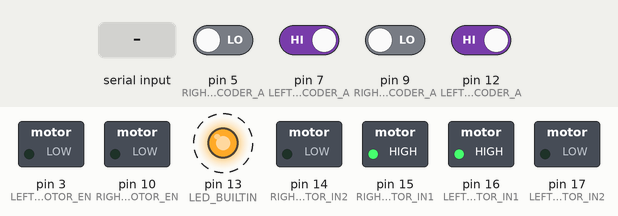
Recording of a sketch running on a simulated Arduino Uno, built with avr-gcc and run on an emulated ATmega328P. Parts: switched loads named in the sketch (green lamp = pin HIGH), output pins drawn as LEDs (lit = HIGH). Dashed ring = blinking. Inputs (shaded band) come from the test bench; at power-on: pin 7 (LEFT_BACK_ENCODER_A), pin 12 (LEFT_ENCODER_A) HIGH, pin 5 (RIGHT_ENCODER_A), pin 9 (RIGHT_BACK_ENCODER_A) LOW. What the sketch prints to the serial monitor is not drawn.

Above: at 1.25 s.
1.3 s: "90,45\n" received over Serial
At 1.45 s:
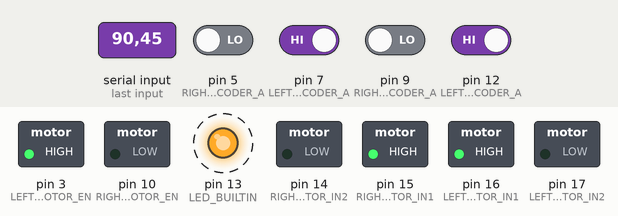
4.3 s: "r,45\n" received over Serial
At 4.45 s:
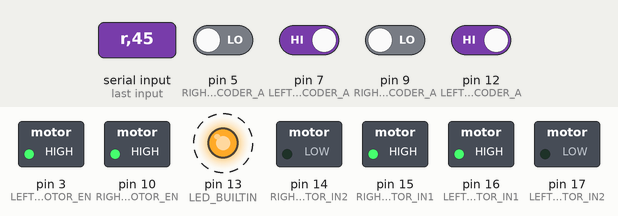
7.3 s: "n90\n" received over Serial
At 7.45 s:
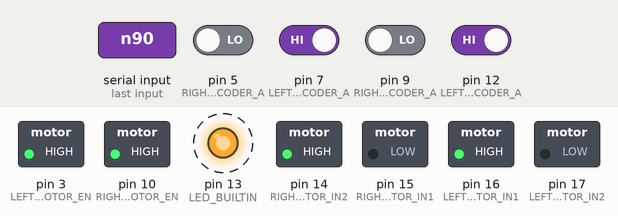
13.3 s: "p90\n" received over Serial
At 13.45 s:
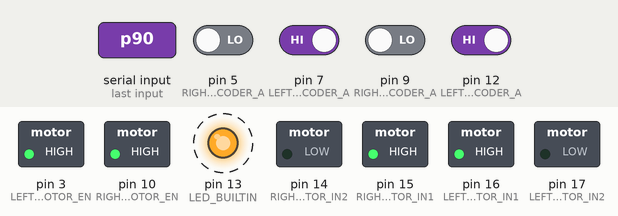
16.3 s: "n,45\n" received over Serial
At 16.45 s:
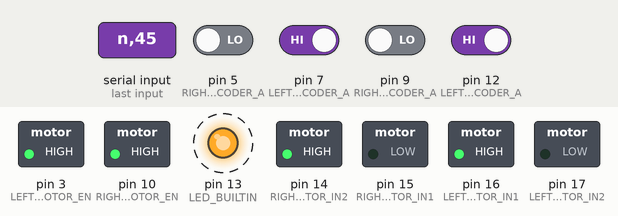
Timing chart, 0 to 20.3 s (numbered marks = the images above; inputs shaded):
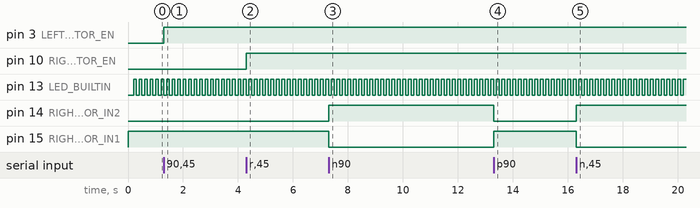

The sketch:

motor_controller.ino
```cpp
#include <PID_v1.h>
#include <EnableInterrupt.h>
#include <math.h>

// Left Motors Pins (Front and Back)
#define LEFT_MOTOR_IN1 16
#define LEFT_MOTOR_IN2 17
#define LEFT_MOTOR_EN  3

#define LEFT_ENCODER_A 12
#define LEFT_ENCODER_B 11

#define LEFT_BACK_ENCODER_A 7
#define LEFT_BACK_ENCODER_B 6

// Right Motors Pins (Front and Back)
#define RIGHT_MOTOR_IN1 15
#define RIGHT_MOTOR_IN2 14
#define RIGHT_MOTOR_EN  10

#define RIGHT_ENCODER_A 5
#define RIGHT_ENCODER_B 4

#define RIGHT_BACK_ENCODER_A 9
#define RIGHT_BACK_ENCODER_B 8

// Pulses per Revolution
#define PPR_LEFT 2033
#define PPR_RIGHT 2060

#define INTERVAL 100
#define DELTA_LEFT 10.0
#define DELTA_RIGHT 10.0

volatile long leftPulses = 0, rightPulses = 0 ;
String leftDirection = "p", rightDirection = "p";

volatile long leftBackPulses = 0, rightBackPulses = 0 ;
String leftBackDirection = "p", rightBackDirection = "p";

bool is_left_motor   = true, is_right_motor   = true;
bool is_left_cmd     = true, is_right_cmd     = true ;
bool is_left_forward = true, is_right_forward = true;

char value[] = "00.00";
uint8_t value_idx = 0;
bool is_cmd_complete = false;

static unsigned long lastTime = 0;
float leftTheta  = (2.0 * PI) / PPR_LEFT;
float rightTheta = (2.0 * PI) / PPR_RIGHT;

int led_on = 1;

// PID Variables
double left_wheel_cmd_vel  = 0.0, right_wheel_cmd_vel  = 0.0 ;
double left_wheel_meas_vel = 0.0, right_wheel_meas_vel = 0.0;
double left_wheel_cmd      = 0.0, right_wheel_cmd      = 0.0;

double left_meas_vel_prev  = 0.0;
double right_meas_vel_prev = 0.0 ;

double left_back_wheel_meas_vel = 0.0, right_back_wheel_meas_vel = 0.0;

// PID Parameters for Forward
double Kp_l_forward = 12.8, Ki_l_forward = 9.5, Kd_l_forward = 0.1;
double Kp_r_forward = 12.8, Ki_r_forward = 9.5, Kd_r_forward = 0.1;

double Kp_l_backward = 8.0, Ki_l_backward = 0.1, Kd_l_backward = 1.0;
double Kp_r_backward = 8.0,  Ki_r_backward = 0.1, Kd_r_backward = 1.0;
//
//double Kp_l_backward = 11.5, Ki_l_backward = 0.0, Kd_l_backward = 0.0;
//double Kp_r_backward = 11.5,  Ki_r_backward = 0.0, Kd_r_backward = 0.0;

PID leftMotor(&left_wheel_meas_vel, &left_wheel_cmd, &left_wheel_cmd_vel, Kp_l_forward, Ki_l_forward, Kd_l_forward, DIRECT);
PID rightMotor(&right_wheel_meas_vel, &right_wheel_cmd, &right_wheel_cmd_vel, Kp_r_forward, Ki_r_forward, Kd_r_forward, DIRECT);


void setup() {
  pinMode(LEFT_MOTOR_IN1, OUTPUT);
  pinMode(LEFT_MOTOR_IN2, OUTPUT);
  pinMode(LEFT_MOTOR_EN, OUTPUT);

  pinMode(RIGHT_MOTOR_IN1, OUTPUT);
  pinMode(RIGHT_MOTOR_IN2, OUTPUT);
  pinMode(RIGHT_MOTOR_EN, OUTPUT);

  pinMode(LEFT_ENCODER_A, INPUT);
  pinMode(LEFT_ENCODER_B, INPUT);

  pinMode(LEFT_BACK_ENCODER_A, INPUT);
  pinMode(LEFT_BACK_ENCODER_B, INPUT);

  pinMode(RIGHT_BACK_ENCODER_A, INPUT);
  pinMode(RIGHT_BACK_ENCODER_B, INPUT);

  digitalWrite(LEFT_MOTOR_IN1, HIGH);
  digitalWrite(LEFT_MOTOR_IN2, LOW);
  digitalWrite(RIGHT_MOTOR_IN1, HIGH);
  digitalWrite(RIGHT_MOTOR_IN2, LOW);

  leftMotor.SetMode(AUTOMATIC);
  rightMotor.SetMode(AUTOMATIC);

  Serial.begin(115200);

  enableInterrupt(LEFT_ENCODER_A, leftEncoderISR, CHANGE);
  enableInterrupt(RIGHT_ENCODER_A, rightEncoderISR, CHANGE);

  enableInterrupt(LEFT_BACK_ENCODER_A, leftBackEncoderISR, CHANGE);
  enableInterrupt(RIGHT_BACK_ENCODER_A, rightBackEncoderISR, CHANGE);

  pinMode(LED_BUILTIN, OUTPUT);

}

// lp08.51,rn08.51,
void loop() {
  if (Serial.available()) {
    char chr = Serial.read();

    if (chr == 'l')
    {
      is_left_motor = true;
      is_right_motor = false;
      is_cmd_complete = false;
      value_idx = 0;
    }
    else if (chr == 'r')
    {
      is_left_motor = false;
      is_right_motor = true;
      is_cmd_complete = false;
      value_idx = 0;
    }
    else if (chr == 'p')
    {
      if (is_left_motor)
      {
        digitalWrite(LEFT_MOTOR_IN1, HIGH);
        digitalWrite(LEFT_MOTOR_IN2, LOW);
        is_left_forward = true;
        updatePIDParams(leftMotor, Kp_l_forward, Ki_l_forward, Kd_l_forward);
//        resetPIDStates(leftMotor);
      }
      else if (is_right_motor)
      {
        digitalWrite(RIGHT_MOTOR_IN1, HIGH);
        digitalWrite(RIGHT_MOTOR_IN2, LOW);
        is_right_forward = true;
         updatePIDParams(rightMotor, Kp_r_forward, Ki_r_forward, Kd_r_forward);
//         resetPIDStates(rightMotor);
      }
    }
    else if (chr == 'n') {
      if (is_left_motor)
      {
        digitalWrite(LEFT_MOTOR_IN1, LOW);
        digitalWrite(LEFT_MOTOR_IN2, HIGH);
        is_left_forward = false;
        updatePIDParams(leftMotor, Kp_l_backward, Ki_l_backward, Kd_l_backward);
//        resetPIDStates(leftMotor);
      }
      else if (is_right_motor)
      {
        digitalWrite(RIGHT_MOTOR_IN1, LOW);
        digitalWrite(RIGHT_MOTOR_IN2, HIGH);
        is_right_forward = false;
        updatePIDParams(rightMotor, Kp_r_backward, Ki_r_backward, Kd_r_backward);
//        resetPIDStates(rightMotor);
      }
    }
    else if (chr == ',') {
      double parsedValue = atof(value);
      if (is_left_motor) left_wheel_cmd_vel = parsedValue;
      else if (is_right_motor) {
        right_wheel_cmd_vel = parsedValue;
        is_cmd_complete = true;
      }
      value_idx = 0;
      value[0] = '0';
      value[1] = '0';
      value[2] = '.';
      value[3] = '0';
      value[4] = '0';
      value[5] = '\0';

    }
    else
    {
      if (value_idx < 5)
      {
      value[value_idx] = chr;
      value_idx++;
      }
    }
  }

  unsigned long currentTime = millis();
  if (currentTime - lastTime >= INTERVAL) {
    left_wheel_meas_vel       = (leftPulses * leftTheta) / (currentTime - lastTime) * 1000;
    left_back_wheel_meas_vel  = (leftBackPulses * leftTheta) / (currentTime - lastTime) * 1000;
    right_wheel_meas_vel      = (rightPulses * rightTheta) / (currentTime - lastTime) * 1000;
    right_back_wheel_meas_vel = (rightBackPulses * rightTheta) / (currentTime - lastTime) * 1000;

    double delta_left  = fabs(left_wheel_meas_vel  - left_meas_vel_prev)  ;
    double delta_right = fabs(right_wheel_meas_vel - right_meas_vel_prev) ;

    if (delta_left > DELTA_LEFT)
    {
      left_wheel_meas_vel = left_meas_vel_prev ;
    }
    if (delta_right > DELTA_RIGHT)
    {
      right_wheel_meas_vel = right_meas_vel_prev ;
    }

    leftMotor.Compute();
    rightMotor.Compute();

    if (left_wheel_cmd_vel == 0 )
    {
      left_wheel_cmd = 0 ;
    }

    if (right_wheel_cmd_vel == 0)
    {
      right_wheel_cmd = 0 ;
    }

//   Serial.print("left front wheel measured vel : ");
//   Serial.println(left_wheel_meas_vel);
//   Serial.print("left back wheel measured vel : ");
//   Serial.println(left_back_wheel_meas_vel);
//   Serial.print("right front wheel measured vel : ");
//   Serial.println(right_wheel_meas_vel);
//   Serial.print("right back wheel measured vel : ");
//   Serial.println(right_back_wheel_meas_vel);

    analogWrite(LEFT_MOTOR_EN, left_wheel_cmd);
    analogWrite(RIGHT_MOTOR_EN, right_wheel_cmd);

    leftPulses = rightPulses = 0;
    leftBackPulses = rightBackPulses = 0 ;
    lastTime = currentTime;
    left_meas_vel_prev  = left_wheel_meas_vel ;
    right_meas_vel_prev = right_wheel_meas_vel ;

    digitalWrite(LED_BUILTIN, !led_on);
    led_on = !led_on;

    String velocity_msg = "l" + leftDirection  + componsateZeros(left_wheel_meas_vel)  + "," +
                          "r" + rightDirection + componsateZeros(right_wheel_meas_vel) + "," ;

    // String velocity_msg = "l" + leftDirection  + String(left_wheel_meas_vel)  + "," +
    //                       "r" + rightDirection + String(right_wheel_meas_vel) + "," ;

    Serial.println(velocity_msg);
  }
}


void leftEncoderISR() {
  if (digitalRead(LEFT_ENCODER_A) != digitalRead(LEFT_ENCODER_B)) {
    leftPulses++;
    leftDirection = "p";
  } else {
    leftPulses--;
    leftDirection = "n";
  }
}


void rightEncoderISR() {
  if (digitalRead(RIGHT_ENCODER_A) == digitalRead(RIGHT_ENCODER_B)) {
    rightPulses++;
    rightDirection = "p";
  } else {
    rightPulses--;
    rightDirection = "n";
  }
}

void leftBackEncoderISR() {
  if (digitalRead(LEFT_BACK_ENCODER_A) != digitalRead(LEFT_BACK_ENCODER_B)) {
    leftBackPulses++;
    leftBackDirection = "p";
  } else {
    leftBackPulses--;
    leftBackDirection = "n";
  }
}


void rightBackEncoderISR() {
  if (digitalRead(RIGHT_BACK_ENCODER_A) == digitalRead(RIGHT_BACK_ENCODER_B)) {
    rightBackPulses++;
    rightBackDirection = "p";
  } else {
    rightBackPulses--;
    rightBackDirection = "n";
  }
}

String componsateZeros(float vel) {
  vel = abs(vel);
  if (vel == 0.0) return "00.00";
  String velStr = String(vel, 2);
  while (velStr.length() < 5) velStr = "0" + velStr;
  return velStr;
}


void updatePIDParams(PID& pid, double Kp, double Ki, double Kd) {
    pid.SetTunings(Kp, Ki, Kd);
}


void resetPIDStates(PID& pid) {
    pid.SetMode(MANUAL);    // Disable the PID controller
    pid.SetMode(AUTOMATIC); // Re-enable it, effectively resetting its states
}
```

Measured:
- after the input at 1.3 s, pin 3 (LEFT_MOTOR_EN): LOW → HIGH at once
- after the input at 4.3 s, pin 10 (RIGHT_MOTOR_EN): LOW → HIGH at once
- after the input at 7.3 s, pin 14 (RIGHT_MOTOR_IN2): LOW → HIGH at once; pin 15 (RIGHT_MOTOR_IN1): HIGH → LOW at once
- after the input at 13.3 s, pin 14 (RIGHT_MOTOR_IN2): HIGH → LOW at once; pin 15 (RIGHT_MOTOR_IN1): LOW → HIGH at once
- after the input at 16.3 s, pin 14 (RIGHT_MOTOR_IN2): LOW → HIGH at once; pin 15 (RIGHT_MOTOR_IN1): HIGH → LOW at once
- by itself, pin 13 (LED_BUILTIN): alternates HIGH for 0.10 s and LOW for 0.10 s
